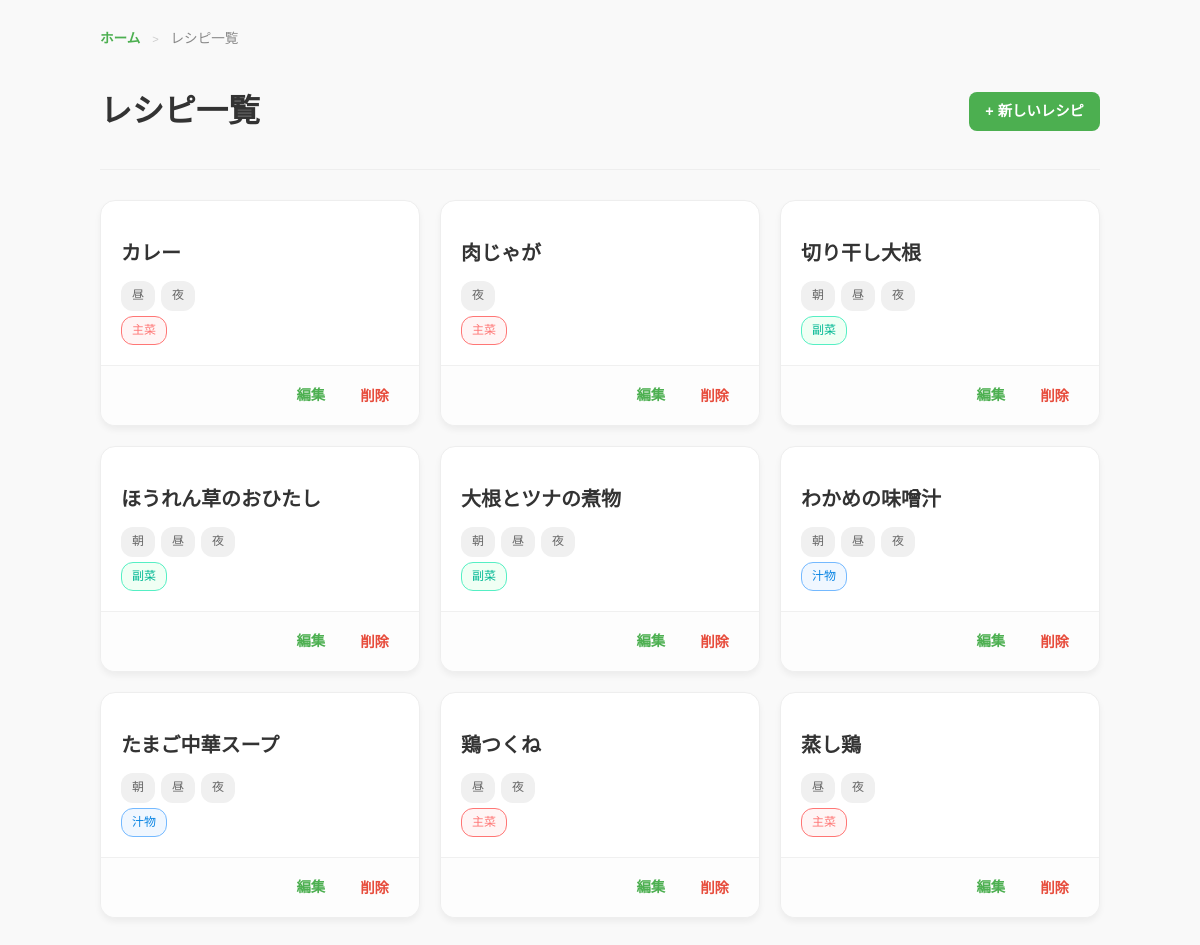
Page /recipes on the committed database.
### app/models.py (models this page shows)
class Recipe(db.Model): #レシピテーブル
    __tablename__ = "recipes"
    id = db.Column(db.Integer, primary_key=True) #主キー
    name = db.Column(db.String(100), nullable=False) #レシピ名（必須）
    process = db.Column(db.Text, nullable=True)
    time_category = db.Column(db.String(50)) #朝・昼・夜
    dish_category = db.Column(db.String(50)) #主菜・副菜・汁物
    recipe_ingredients = db.relationship(
        "RecipeIngredient",
        cascade="all, delete-orphan",#レシピ削除時に紐づく材料も削除する
        passive_deletes=True
    )
    menu_items = db.relationship(
        'MenuItem',
        cascade="all, delete-orphan" # レシピ削除時に紐づく献立も削除する
    )

### app/routes.py (the view)
    @app.route("/recipes")
    def show_recipes():
        recipes = Recipe.query.all()
        for recipe in recipes:
            recipe.time_list = recipe.time_category.split(",") if recipe.time_category else []
            recipe.dish_list = recipe.dish_category.split(",") if recipe.dish_category else []
        return render_template("recipes.html", recipes=recipes)

### app/templates/recipes.html (shortened to what this page needs)
<!DOCTYPE html>
<html>
<head>
    <link rel="stylesheet" href="{{ url_for('static', filename='css/style.css') }}">
</head>
<body>
    <div class="container recipe-page">
    <nav class="breadcrumb">
        <a href="/">ホーム</a> <span>&gt;</span> レシピ一覧
    </nav>
    <header class="recipe-header">
        <h1>レシピ一覧</h1>
        <a href="/recipes/add" class="button-green">+ 新しいレシピ</a>
    </header>
        <div class="recipe-grid">
            {% for recipe in recipes %}
                <div class="recipe-card">
                    <div class="recipe-card-body">
                        <a href="/recipes/{{ recipe.id }}" class="recipe-link">
                            <h2 class="recipe-title">{{ recipe.name }}</h2>
                        </a>
                        <div class="recipe-tags">
                            <div class="tag-group time-tags">
                                {% for t in recipe.time_list %}
                                    <span class="tag tag-time">{{ t }}</span>
                                {% endfor %}
                            </div>
                            <div class="tag-group dish-tags">
                                {% for d in recipe.dish_list %}
                                    <span class="tag tag-dish category-{{ d }}">{{ d }}</span>
                                {% endfor %}
                            </div>
                        </div>
                    </div>
                    <div class="recipe-card-footer">
                        <a href="/recipes/{{ recipe.id }}/edit" class="btn-text edit">編集</a>
                        <form action="/recipes/{{ recipe.id }}/delete" method="POST" onsubmit="return confirm('このレシピを削除しますか？\n(献立カレンダーに登録されている場合、カレンダーからも削除されます)');" style="display:inline; ">
                            <button type="submit" class="btn-text delete" >削除</button>
                        </form>
                    </div>
                </div>
            {% endfor %}
        </div>
    </div>
</body>
</html>

### app/static/css/style.css (style rules this page uses)
body { padding: 20px; background-color: #f9f9f9; font-family: sans-serif; color: #333; line-height: 1.6; }
.container { max-width: 800px; margin: auto; }
.breadcrumb { margin-bottom: 15px; font-size: 0.85rem; color: #888; }
.breadcrumb a { color: #4CAF50; text-decoration: none; font-weight: bold; }
.breadcrumb span { margin: 0 8px; color: #ccc; font-size: 0.7rem; }
.button-green, .button-red { display: inline-block; padding: 8px 16px; border-radius: 8px; font-size: 0.9rem; font-weight: bold; text-decoration: none; border: none; cursor: pointer; transition: all 0.2s ease; text-align: center; }
.button-green { background-color: #4CAF50; color: white; }
.btn-text { text-decoration: none; font-size: 0.9rem; font-weight: bold; padding: 6px 10px; border-radius: 6px; transition: all 0.2s; background: none; border: none; cursor: pointer; }
.btn-text.edit { color: #4CAF50; }
.btn-text.delete { color: #e74c3c; }
.tag-group { display: flex; flex-wrap: wrap; gap: 6px; margin-top: 5px; }
.tag { font-size: 0.75rem; padding: 4px 10px; border-radius: 12px; background: #f0f0f0; color: #666; border: 1px solid transparent; }
.tag.category-主菜 { background: #fff5f5; color: #ff7675; border-color: #ff7675; }
.tag.category-副菜 { background: #f0fff4; color: #00b894; border-color: #55efc4; }
.tag.category-汁物 { background: #f0f7ff; color: #0984e3; border-color: #74b9ff; }
.recipe-page { max-width: 1000px; margin: auto; }
.recipe-header { display: flex; justify-content: space-between; align-items: center; margin-bottom: 30px; border-bottom: 1px solid #eee; padding-bottom: 10px; }
.recipe-grid { display: grid; grid-template-columns: repeat(auto-fill, minmax(280px, 1fr)); gap: 20px; }
.recipe-card { position: relative; background: white; border-radius: 15px; border: 1px solid #eee; display: flex; flex-direction: column; overflow: hidden; box-shadow: 0 4px 6px rgba(0,0,0,0.05); }
.recipe-link::after { content: ""; position: absolute; top: 0; left: 0; width: 100%; height: 100%; z-index: 1; }
.recipe-card-body { padding: 20px; flex-grow: 1; }
.recipe-title { font-size: 1.25rem; margin-bottom: 12px; color: #333; }
.recipe-link { text-decoration: none; color: inherit; }
.recipe-card-footer { position: relative; z-index: 2; background: #fdfdfd; border-top: 1px solid #f0f0f0; padding: 12px 20px; display: flex; justify-content: flex-end; gap: 15px; }

### rows in the picture
Recipe: name "カレー", time_list "昼" "夜", dish_category "主菜"
Recipe: name "肉じゃが", time_list "夜", dish_category "主菜"
Recipe: name "切り干し大根", time_list "朝" "昼" "夜", dish_category "副菜"
Recipe: name "ほうれん草のおひたし", time_list "朝" "昼" "夜", dish_category "副菜"
Recipe: name "大根とツナの煮物", time_list "朝" "昼" "夜", dish_category "副菜"
Recipe: name "わかめの味噌汁", time_list "朝" "昼" "夜", dish_category "汁物"
Recipe: name "たまご中華スープ", time_list "朝" "昼" "夜", dish_category "汁物"
Recipe: name "鶏つくね", time_list "昼" "夜", dish_category "主菜"
Recipe: name "蒸し鶏", time_list "昼" "夜", dish_category "主菜"
